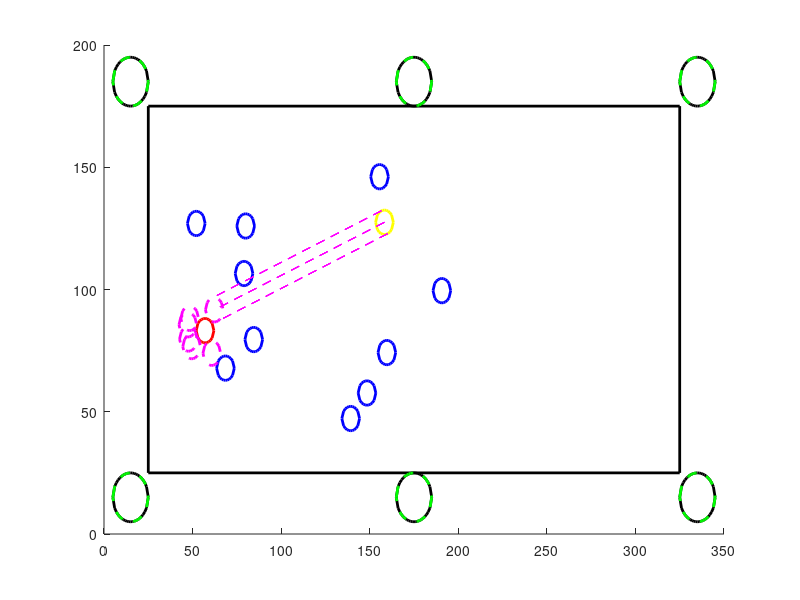

Write the MATLAB code that produced this figure.
function pooltable
clc;

global fov table BALL_SIZE;

BALL_SIZE = 5;

fov.width = 350;
fov.height = 200;

table.width = 300;
table.height = 150;
table.x = 25;
table.y = 25;
table.pocket_r = 10;
table.NUM_POCKETS = 6;

w = table.width/2;
h = table.height/2;
r = table.pocket_r;

table.pockets = [ [-r -r]; ...       %Bottom left
    [-r 2*h+r]; ...    %Top left
    [w -r]; ...        %Center bottom
    [w 2*h+r];         %Center top
    [2*w+r -r]; ...    %Bottom right
    [2*w+r 2*h+r]; ... %Top right
    ];

table.pockets = table.pockets + repmat([table.x table.y], 6, 1);

plotTable();


cue = [rand*150+50 rand*120+40];
target = [rand*150+50 rand*120+40];

plotCircle(cue(1), cue(2), BALL_SIZE, 'y');
plotCircle(target(1), target(2), BALL_SIZE, 'r');

otherballs = [];
% plotCircle(otherballs(1), otherballs(2), BALL_SIZE, 'b');

for i=1:10
    randball = [rand*150+50 rand*120+40];
    plotCircle(randball(1), randball(2), BALL_SIZE, 'b');
    otherballs = [otherballs; randball];
end

for i=1:table.NUM_POCKETS
    pocket = table.pockets(i, :);
    ghost = findGhost(target, pocket);

    plotCircle(ghost(1), ghost(2), BALL_SIZE, '--m');
    plotCircle(pocket(1), pocket(2), table.pocket_r, '--g');

    if isShotPossible(cue, ghost, pocket)
        
        pathClear = true;
        for j=1:size(otherballs, 1)
            if isBallInPath(cue, ghost, otherballs(j, :)) 
                pathClear = false;
                break;
            end
        end
        
        if ~pathClear
            continue;
        end
        
        for j=1:size(otherballs, 1)
            if isBallInPath(target, pocket, otherballs(j, :)) 
                pathClear = false;
                break;
            end
        end
        
        if pathClear
            plotCircle(ghost(1), ghost(2), BALL_SIZE, 'm');
            plotCircle(pocket(1), pocket(2), table.pocket_r, 'g');
        end
    end
end

% pc = findBestPocket(target);

return

%% Is shot possible
%The angle subtended at ghost by cue-ghost and ghost-pocket vectors must be
%acute
function ret = isShotPossible(cue, ghost, pocket)
 
ret = true;
cg = norm(cue - ghost);
gp = norm(ghost - pocket);
cp = norm(cue - pocket);

%Law of cosines
theta = acos( (gp*cp + cg*cg - cp*cp)/(2*gp*cg));
if theta<pi/2
    ret = false;
end
return

%% Find ghost ball
function ghost = findGhost(ball, pocket)
global BALL_SIZE table;
theta = atan2(pocket(2)-ball(2), pocket(1)-ball(1));
ghost = [ball(1)-2*BALL_SIZE*cos(theta) ball(2)-2*BALL_SIZE*sin(theta)];

return

%% Is any ball in path to object
function ret = isBallInPath(src_t, dest_t, ball)
global BALL_SIZE

if norm(src_t - ball) < 2*BALL_SIZE || norm(dest_t - ball) < 2*BALL_SIZE
    ret = true;
    return;
end

error = 2;

src = src_t - ball;
dest = dest_t - ball;

theta = pi/2 - atan2(dest(2) - src(2), dest(1) - src(1));

%Center
dr = norm(dest - src);
D = src(1)*dest(2) - dest(1)*src(2);

%Right line
src_r = [src(1) + BALL_SIZE*cos(theta) src(2) - BALL_SIZE*sin(theta)];
dest_r = [dest(1) + BALL_SIZE*cos(theta) dest(2) - BALL_SIZE*sin(theta)];
D_r = src_r(1)*dest_r(2) - dest_r(1)*src_r(2);

%Left line
src_l = [src(1) - BALL_SIZE*cos(theta) src(2) + BALL_SIZE*sin(theta)];
dest_l = [dest(1) - BALL_SIZE*cos(theta) dest(2) + BALL_SIZE*sin(theta)];
D_l = src_l(1)*dest_l(2) - dest_l(1)*src_l(2);

plot([src(1) dest(1)]+ball(1), [src(2) dest(2)]+ball(2), '--m');
plot([src_r(1) dest_r(1)]+ball(1), [src_r(2) dest_r(2)]+ball(2), '--m');
plot([src_l(1) dest_l(1)]+ball(1), [src_l(2) dest_l(2)]+ball(2), '--m');

delta_c = BALL_SIZE*BALL_SIZE*dr*dr - D*D;
delta_r = BALL_SIZE*BALL_SIZE*dr*dr - D_r*D_r;
delta_l = BALL_SIZE*BALL_SIZE*dr*dr - D_l*D_l;

%Ball cannot be in path is src-dest dist > src-ball. Accout for radius of
%ball and source
if norm(src_t - dest_t) + 2*BALL_SIZE - error < norm(src_t - ball)
    ret = false;
    return
end

if delta_c > 0 || delta_l > 0 || delta_r > 0
    %If both dest and src are on the same size of ball, there is no
    %overlap. The angle subtended at ball by src-ball and dest-ball will be
    %acute. The isShotPossible() calculates this, so reuse with diff args
    if ~isShotPossible(src_t, ball, dest_t)
        ret = false;
    else
        ret = true;
    end        
else
    ret = false;
end

return

%% Plot table
function plotTable()

global fov table
clf;
rectangle('Position', [table.x table.y table.width table.height], 'LineWidth', 2);
xlim([0 fov.width]);
ylim([0 fov.height]);

hold on;

for i=1:size(table.pockets, 1)
    pc = table.pockets(i, :);
    plotCircle(pc(1), pc(2), table.pocket_r, 'k');
end
return

%% Plot circle
function plotCircle(x, y, r, color)

xi = x-r:x+r;
yi = y + sqrt(r*r - (xi - x).*(xi - x));
yi = [yi y - sqrt(r*r - (xi - x).*(xi - x))];

plot([xi fliplr(xi)], yi, color, 'Linewidth', 2);
return